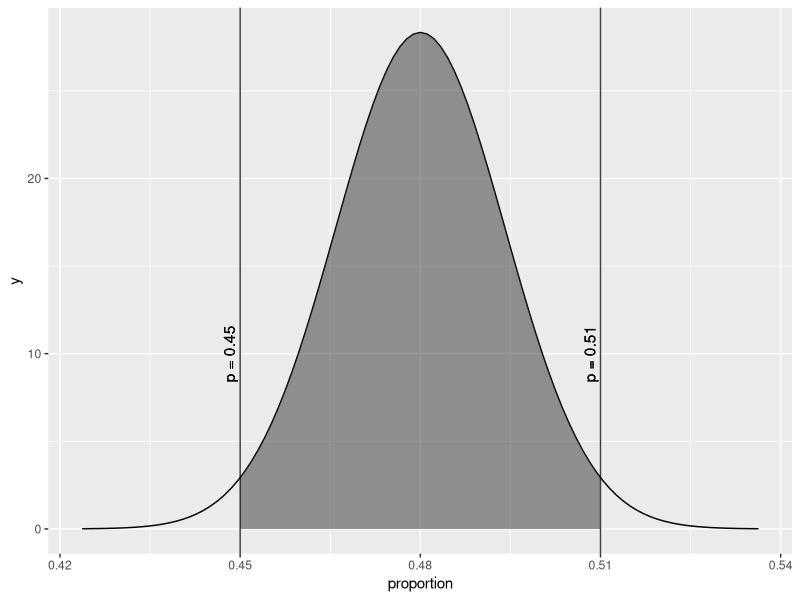
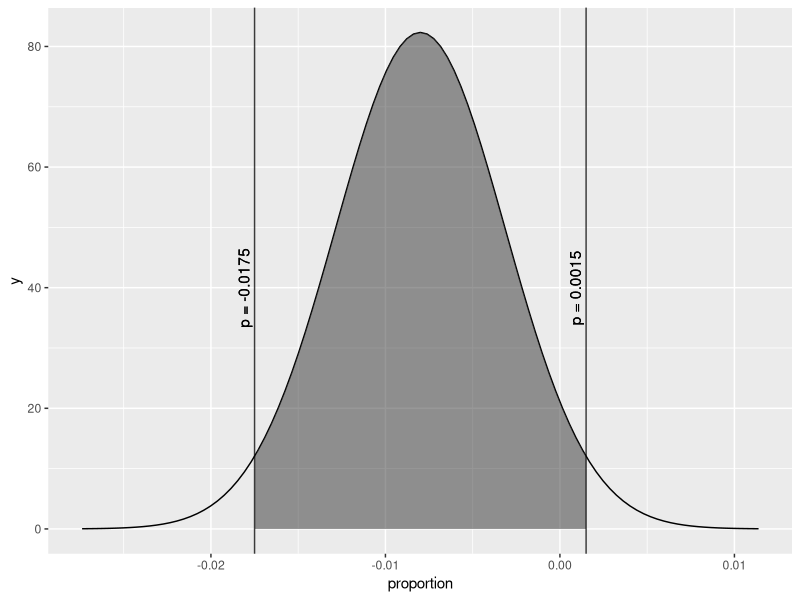

Write R code to recreate these figures, in order.
## ---- chunk 1
knitr::opts_chunk$set(echo = TRUE)
knitr::opts_chunk$set(tidy.opts=list(width.cutoff=60),tidy=TRUE)
## ---- chunk 2
if (Sys.info()["sysname"]=="Windows"){
  setwd("~/Masters/DATA606/Week6/Homework")
} else {
  setwd("~/Documents/Masters/DATA606/Week6/Homework")
}
require(ggplot2)
## ---- chunk 3
ns = 1259
p_hat = 0.48
z = 1.96
se <- sqrt(p_hat*(1-p_hat)/ns)
ME = 1.96 * se
p_hat - ME
p_hat + ME

lb <- p_hat - se * 4
ub <- p_hat + se * 4
z1 <- round(p_hat - ME, digits = 2)
z2 <- round(p_hat + ME, digits = 2)
pick_line1 <- z1
pick_line2 <- z2
ggplot(data.frame(x = c(lb, ub)), aes(x))+ stat_function(fun = dnorm, args = list(mean=p_hat, sd=se)) + stat_function(fun = dnorm, args = list(mean=p_hat, sd=se), xlim = c(z1, z2),geom = "area", alpha=0.5)+geom_vline(xintercept=pick_line1, color = "black", alpha = 0.75)+geom_text(aes(x=pick_line1, y=10, label=sprintf("p = %s\n", pick_line1)), color="black", angle=90)+geom_vline(xintercept=pick_line2, color = "black", alpha = 0.75)+geom_text(aes(x=pick_line2, y=10, label=sprintf("p = %s\n", pick_line2)), color="black", angle=90) + labs(x="proportion")
## ---- chunk 4
ceiling(1.96^2 * 0.48*(1-0.48)/0.02^2)
## ---- chunk 5
phat_CA <- 0.08
n_CA <- 11545
phat_OR <- 0.088
n_OR <- 4691
CA_success <- formatC(phat_CA * n_CA, format = "d", big.mark = ",")
CA_failure <- formatC((1-phat_CA) * n_CA, format = "d", big.mark = ",")
OR_success <- formatC(phat_OR * n_OR, format = "d", big.mark = ",")
OR_failure <- formatC((1-phat_OR) * n_OR, format = "d", big.mark = ",")
## ---- chunk 6
z_value <- 1.96
se2_CA <- phat_CA * (1 - phat_CA) / n_CA
se2_OR <- phat_OR * (1 - phat_OR) / n_OR
se <- sqrt(se2_CA + se2_OR)
p_hat <- phat_CA - phat_OR
ME <- z_value * se
p_hat - ME
p_hat + ME

lb <- p_hat - se * 4
ub <- p_hat + se * 4
z1 <- round(p_hat - ME, digits = 4)
z2 <- round(p_hat + ME, digits = 4)
pick_line1 <- z1
pick_line2 <- z2
ggplot(data.frame(x = c(lb, ub)), aes(x))+ stat_function(fun = dnorm, args = list(mean=p_hat, sd=se)) + stat_function(fun = dnorm, args = list(mean=p_hat, sd=se), xlim = c(z1, z2),geom = "area", alpha=0.5)+geom_vline(xintercept=pick_line1, color = "black", alpha = 0.75)+geom_text(aes(x=pick_line1, y=40, label=sprintf("p = %s\n", pick_line1)), color="black", angle=90)+geom_vline(xintercept=pick_line2, color = "black", alpha = 0.75)+geom_text(aes(x=pick_line2, y=40, label=sprintf("p = %s\n", pick_line2)), color="black", angle=90) + labs(x="proportion")
